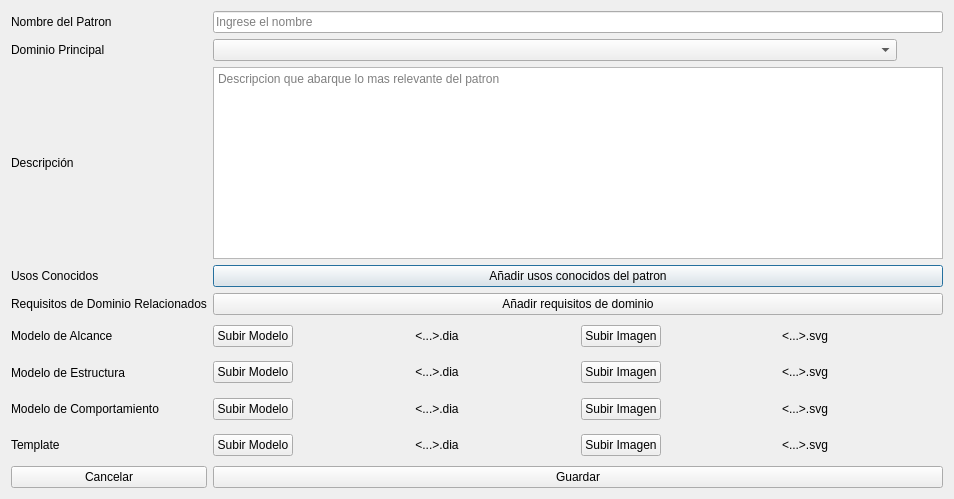
<?xml version="1.0" encoding="UTF-8"?>
<ui version="4.0">
 <class>NewPattern</class>
 <widget class="QDialog" name="NewPattern">
  <property name="windowModality">
   <enum>Qt::NonModal</enum>
  </property>
  <property name="geometry">
   <rect>
    <x>0</x>
    <y>0</y>
    <width>954</width>
    <height>499</height>
   </rect>
  </property>
  <property name="maximumSize">
   <size>
    <width>16777215</width>
    <height>700</height>
   </size>
  </property>
  <property name="contextMenuPolicy">
   <enum>Qt::ActionsContextMenu</enum>
  </property>
  <property name="windowTitle">
   <string>Nuevo Patron</string>
  </property>
  <property name="sizeGripEnabled">
   <bool>false</bool>
  </property>
  <property name="modal">
   <bool>false</bool>
  </property>
  <layout class="QGridLayout" name="gridLayout">
   <item row="0" column="0">
    <widget class="QLabel" name="lb_nombrePatron">
     <property name="text">
      <string>Nombre del Patron</string>
     </property>
    </widget>
   </item>
   <item row="0" column="1">
    <widget class="QLineEdit" name="le_name">
     <property name="placeholderText">
      <string>Ingrese el nombre</string>
     </property>
    </widget>
   </item>
   <item row="1" column="0">
    <widget class="QLabel" name="lb_dominio">
     <property name="text">
      <string>Dominio Principal</string>
     </property>
    </widget>
   </item>
   <item row="1" column="1">
    <layout class="QHBoxLayout" name="horizontalLayout">
     <item>
      <widget class="QComboBox" name="cb_Domain"/>
     </item>
     <item>
      <widget class="QPushButton" name="pb_newDomain">
       <property name="sizePolicy">
        <sizepolicy hsizetype="Fixed" vsizetype="Maximum">
         <horstretch>0</horstretch>
         <verstretch>0</verstretch>
        </sizepolicy>
       </property>
       <property name="text">
        <string/>
       </property>
       <property name="icon">
        <iconset theme="list-add">
         <normaloff>.</normaloff>.</iconset>
       </property>
       <property name="autoDefault">
        <bool>false</bool>
       </property>
       <property name="default">
        <bool>false</bool>
       </property>
       <property name="flat">
        <bool>true</bool>
       </property>
      </widget>
     </item>
    </layout>
   </item>
   <item row="2" column="0">
    <widget class="QLabel" name="lb_descripcion">
     <property name="text">
      <string>Descripción</string>
     </property>
    </widget>
   </item>
   <item row="2" column="1">
    <widget class="QTextEdit" name="te_description">
     <property name="sizePolicy">
      <sizepolicy hsizetype="Expanding" vsizetype="Fixed">
       <horstretch>0</horstretch>
       <verstretch>0</verstretch>
      </sizepolicy>
     </property>
     <property name="html">
      <string>&lt;!DOCTYPE HTML PUBLIC &quot;-//W3C//DTD HTML 4.0//EN&quot; &quot;http://www.w3.org/TR/REC-html40/strict.dtd&quot;&gt;
&lt;html&gt;&lt;head&gt;&lt;meta name=&quot;qrichtext&quot; content=&quot;1&quot; /&gt;&lt;style type=&quot;text/css&quot;&gt;
p, li { white-space: pre-wrap; }
&lt;/style&gt;&lt;/head&gt;&lt;body style=&quot; font-family:'Ubuntu'; font-size:11pt; font-weight:400; font-style:normal;&quot;&gt;
&lt;p style=&quot;-qt-paragraph-type:empty; margin-top:0px; margin-bottom:0px; margin-left:0px; margin-right:0px; -qt-block-indent:0; text-indent:0px;&quot;&gt;&lt;br /&gt;&lt;/p&gt;&lt;/body&gt;&lt;/html&gt;</string>
     </property>
     <property name="placeholderText">
      <string>Descripcion que abarque lo mas relevante del patron</string>
     </property>
    </widget>
   </item>
   <item row="3" column="0">
    <widget class="QLabel" name="lb_usosConocidos">
     <property name="text">
      <string>Usos Conocidos</string>
     </property>
    </widget>
   </item>
   <item row="3" column="1">
    <widget class="QPushButton" name="pb_uses">
     <property name="text">
      <string>Añadir usos conocidos del patron</string>
     </property>
    </widget>
   </item>
   <item row="4" column="0">
    <widget class="QLabel" name="lb_requisitosDominioRelacionados">
     <property name="text">
      <string>Requisitos de Dominio Relacionados</string>
     </property>
    </widget>
   </item>
   <item row="4" column="1">
    <widget class="QPushButton" name="pb_associatedRequirements">
     <property name="text">
      <string>Añadir requisitos de dominio</string>
     </property>
    </widget>
   </item>
   <item row="5" column="0">
    <widget class="QLabel" name="lb_modeloAlcance">
     <property name="text">
      <string>Modelo de Alcance</string>
     </property>
    </widget>
   </item>
   <item row="5" column="1">
    <layout class="QHBoxLayout" name="horizontalLayout_2">
     <item>
      <widget class="QPushButton" name="pb_scopeDia">
       <property name="sizePolicy">
        <sizepolicy hsizetype="Maximum" vsizetype="Fixed">
         <horstretch>0</horstretch>
         <verstretch>0</verstretch>
        </sizepolicy>
       </property>
       <property name="text">
        <string>Subir Modelo</string>
       </property>
       <property name="icon">
        <iconset theme="document-new">
         <normaloff>.</normaloff>.</iconset>
       </property>
       <property name="checkable">
        <bool>false</bool>
       </property>
       <property name="checked">
        <bool>false</bool>
       </property>
       <property name="autoRepeat">
        <bool>false</bool>
       </property>
       <property name="autoExclusive">
        <bool>false</bool>
       </property>
       <property name="autoDefault">
        <bool>false</bool>
       </property>
       <property name="default">
        <bool>false</bool>
       </property>
       <property name="flat">
        <bool>false</bool>
       </property>
      </widget>
     </item>
     <item>
      <widget class="QLabel" name="lb_scopeDia">
       <property name="text">
        <string>&lt;...&gt;.dia</string>
       </property>
       <property name="alignment">
        <set>Qt::AlignCenter</set>
       </property>
      </widget>
     </item>
     <item>
      <widget class="QPushButton" name="pb_scopeSvg">
       <property name="sizePolicy">
        <sizepolicy hsizetype="Maximum" vsizetype="Fixed">
         <horstretch>0</horstretch>
         <verstretch>0</verstretch>
        </sizepolicy>
       </property>
       <property name="text">
        <string>Subir Imagen</string>
       </property>
       <property name="icon">
        <iconset theme="document-new">
         <normaloff>.</normaloff>.</iconset>
       </property>
      </widget>
     </item>
     <item>
      <widget class="QLabel" name="lb_scopeSvg">
       <property name="text">
        <string>&lt;...&gt;.svg</string>
       </property>
       <property name="alignment">
        <set>Qt::AlignCenter</set>
       </property>
      </widget>
     </item>
    </layout>
   </item>
   <item row="6" column="0">
    <widget class="QLabel" name="lb_modeloEstructura">
     <property name="text">
      <string>Modelo de Estructura </string>
     </property>
    </widget>
   </item>
   <item row="6" column="1">
    <layout class="QHBoxLayout" name="horizontalLayout_4">
     <item>
      <widget class="QPushButton" name="pb_structurDia">
       <property name="sizePolicy">
        <sizepolicy hsizetype="Maximum" vsizetype="Fixed">
         <horstretch>0</horstretch>
         <verstretch>0</verstretch>
        </sizepolicy>
       </property>
       <property name="text">
        <string>Subir Modelo</string>
       </property>
       <property name="icon">
        <iconset theme="document-new">
         <normaloff>.</normaloff>.</iconset>
       </property>
      </widget>
     </item>
     <item>
      <widget class="QLabel" name="lb_structurDia">
       <property name="text">
        <string>&lt;...&gt;.dia</string>
       </property>
       <property name="alignment">
        <set>Qt::AlignCenter</set>
       </property>
      </widget>
     </item>
     <item>
      <widget class="QPushButton" name="pb_structurSvg">
       <property name="sizePolicy">
        <sizepolicy hsizetype="Maximum" vsizetype="Fixed">
         <horstretch>0</horstretch>
         <verstretch>0</verstretch>
        </sizepolicy>
       </property>
       <property name="text">
        <string>Subir Imagen</string>
       </property>
       <property name="icon">
        <iconset theme="document-new">
         <normaloff>.</normaloff>.</iconset>
       </property>
       <property name="checkable">
        <bool>false</bool>
       </property>
       <property name="checked">
        <bool>false</bool>
       </property>
       <property name="autoRepeat">
        <bool>false</bool>
       </property>
       <property name="autoExclusive">
        <bool>false</bool>
       </property>
       <property name="autoDefault">
        <bool>false</bool>
       </property>
       <property name="default">
        <bool>false</bool>
       </property>
       <property name="flat">
        <bool>false</bool>
       </property>
      </widget>
     </item>
     <item>
      <widget class="QLabel" name="lb_structurSvg">
       <property name="text">
        <string>&lt;...&gt;.svg</string>
       </property>
       <property name="alignment">
        <set>Qt::AlignCenter</set>
       </property>
      </widget>
     </item>
    </layout>
   </item>
   <item row="7" column="0">
    <widget class="QLabel" name="lb_modeloComportamiento">
     <property name="text">
      <string>Modelo de Comportamiento</string>
     </property>
    </widget>
   </item>
   <item row="7" column="1">
    <layout class="QHBoxLayout" name="horizontalLayout_5">
     <item>
      <widget class="QPushButton" name="pb_behaviorDia">
       <property name="sizePolicy">
        <sizepolicy hsizetype="Maximum" vsizetype="Fixed">
         <horstretch>0</horstretch>
         <verstretch>0</verstretch>
        </sizepolicy>
       </property>
       <property name="text">
        <string>Subir Modelo</string>
       </property>
       <property name="icon">
        <iconset theme="document-new">
         <normaloff>.</normaloff>.</iconset>
       </property>
       <property name="checkable">
        <bool>false</bool>
       </property>
       <property name="checked">
        <bool>false</bool>
       </property>
       <property name="autoRepeat">
        <bool>false</bool>
       </property>
       <property name="autoExclusive">
        <bool>false</bool>
       </property>
       <property name="autoDefault">
        <bool>false</bool>
       </property>
       <property name="default">
        <bool>false</bool>
       </property>
       <property name="flat">
        <bool>false</bool>
       </property>
      </widget>
     </item>
     <item>
      <widget class="QLabel" name="lb_behaviorDia">
       <property name="text">
        <string>&lt;...&gt;.dia</string>
       </property>
       <property name="alignment">
        <set>Qt::AlignCenter</set>
       </property>
      </widget>
     </item>
     <item>
      <widget class="QPushButton" name="pb_behaviorSvg">
       <property name="sizePolicy">
        <sizepolicy hsizetype="Maximum" vsizetype="Fixed">
         <horstretch>0</horstretch>
         <verstretch>0</verstretch>
        </sizepolicy>
       </property>
       <property name="text">
        <string>Subir Imagen</string>
       </property>
       <property name="icon">
        <iconset theme="document-new">
         <normaloff>.</normaloff>.</iconset>
       </property>
       <property name="checkable">
        <bool>false</bool>
       </property>
       <property name="checked">
        <bool>false</bool>
       </property>
       <property name="autoRepeat">
        <bool>false</bool>
       </property>
       <property name="autoExclusive">
        <bool>false</bool>
       </property>
       <property name="autoDefault">
        <bool>false</bool>
       </property>
       <property name="default">
        <bool>false</bool>
       </property>
       <property name="flat">
        <bool>false</bool>
       </property>
      </widget>
     </item>
     <item>
      <widget class="QLabel" name="lb_behaviorSvg">
       <property name="text">
        <string>&lt;...&gt;.svg</string>
       </property>
       <property name="alignment">
        <set>Qt::AlignCenter</set>
       </property>
      </widget>
     </item>
    </layout>
   </item>
   <item row="8" column="0">
    <widget class="QLabel" name="lb_Template">
     <property name="text">
      <string>Template</string>
     </property>
    </widget>
   </item>
   <item row="8" column="1">
    <layout class="QHBoxLayout" name="horizontalLayout_6">
     <item>
      <widget class="QPushButton" name="pb_templateDia">
       <property name="sizePolicy">
        <sizepolicy hsizetype="Maximum" vsizetype="Fixed">
         <horstretch>0</horstretch>
         <verstretch>0</verstretch>
        </sizepolicy>
       </property>
       <property name="text">
        <string>Subir Modelo</string>
       </property>
       <property name="icon">
        <iconset theme="document-new">
         <normaloff>.</normaloff>.</iconset>
       </property>
       <property name="checkable">
        <bool>false</bool>
       </property>
       <property name="checked">
        <bool>false</bool>
       </property>
       <property name="autoRepeat">
        <bool>false</bool>
       </property>
       <property name="autoExclusive">
        <bool>false</bool>
       </property>
       <property name="autoDefault">
        <bool>false</bool>
       </property>
       <property name="default">
        <bool>false</bool>
       </property>
       <property name="flat">
        <bool>false</bool>
       </property>
      </widget>
     </item>
     <item>
      <widget class="QLabel" name="lb_templateDia">
       <property name="text">
        <string>&lt;...&gt;.dia</string>
       </property>
       <property name="alignment">
        <set>Qt::AlignCenter</set>
       </property>
      </widget>
     </item>
     <item>
      <widget class="QPushButton" name="pb_templateSvg">
       <property name="sizePolicy">
        <sizepolicy hsizetype="Maximum" vsizetype="Fixed">
         <horstretch>0</horstretch>
         <verstretch>0</verstretch>
        </sizepolicy>
       </property>
       <property name="text">
        <string>Subir Imagen</string>
       </property>
       <property name="icon">
        <iconset theme="document-new">
         <normaloff>.</normaloff>.</iconset>
       </property>
       <property name="checkable">
        <bool>false</bool>
       </property>
       <property name="checked">
        <bool>false</bool>
       </property>
       <property name="autoRepeat">
        <bool>false</bool>
       </property>
       <property name="autoExclusive">
        <bool>false</bool>
       </property>
       <property name="autoDefault">
        <bool>false</bool>
       </property>
       <property name="default">
        <bool>false</bool>
       </property>
       <property name="flat">
        <bool>false</bool>
       </property>
      </widget>
     </item>
     <item>
      <widget class="QLabel" name="lb_templateSvg">
       <property name="text">
        <string>&lt;...&gt;.svg</string>
       </property>
       <property name="alignment">
        <set>Qt::AlignCenter</set>
       </property>
      </widget>
     </item>
    </layout>
   </item>
   <item row="9" column="0">
    <widget class="QPushButton" name="pb_cancel">
     <property name="text">
      <string>Cancelar</string>
     </property>
     <property name="icon">
      <iconset theme="list-remove">
       <normaloff>.</normaloff>.</iconset>
     </property>
     <property name="flat">
      <bool>false</bool>
     </property>
    </widget>
   </item>
   <item row="9" column="1">
    <widget class="QPushButton" name="pb_save">
     <property name="text">
      <string>Guardar</string>
     </property>
     <property name="icon">
      <iconset theme="document-save">
       <normaloff>.</normaloff>.</iconset>
     </property>
    </widget>
   </item>
  </layout>
 </widget>
 <resources/>
 <connections/>
</ui>
